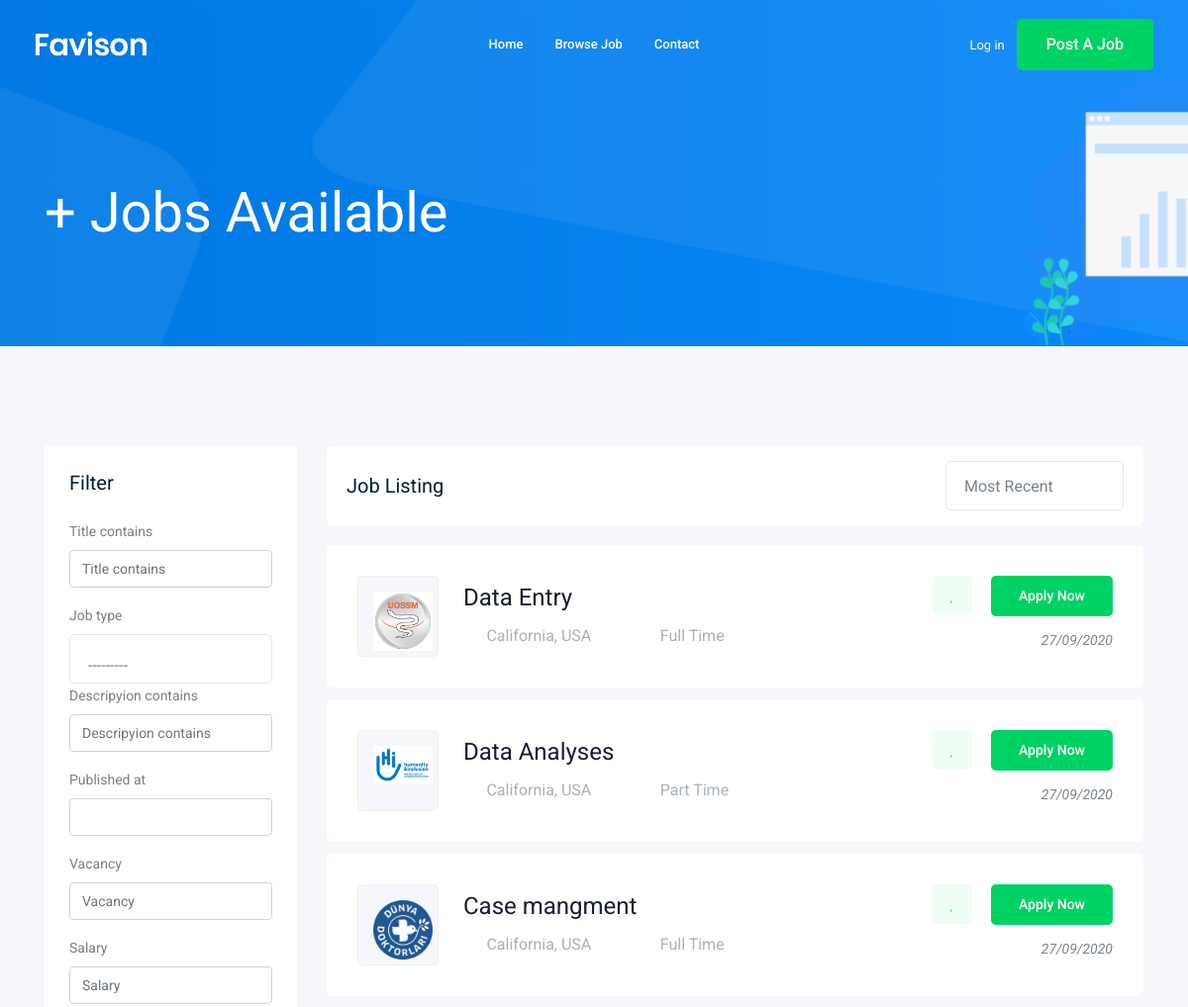
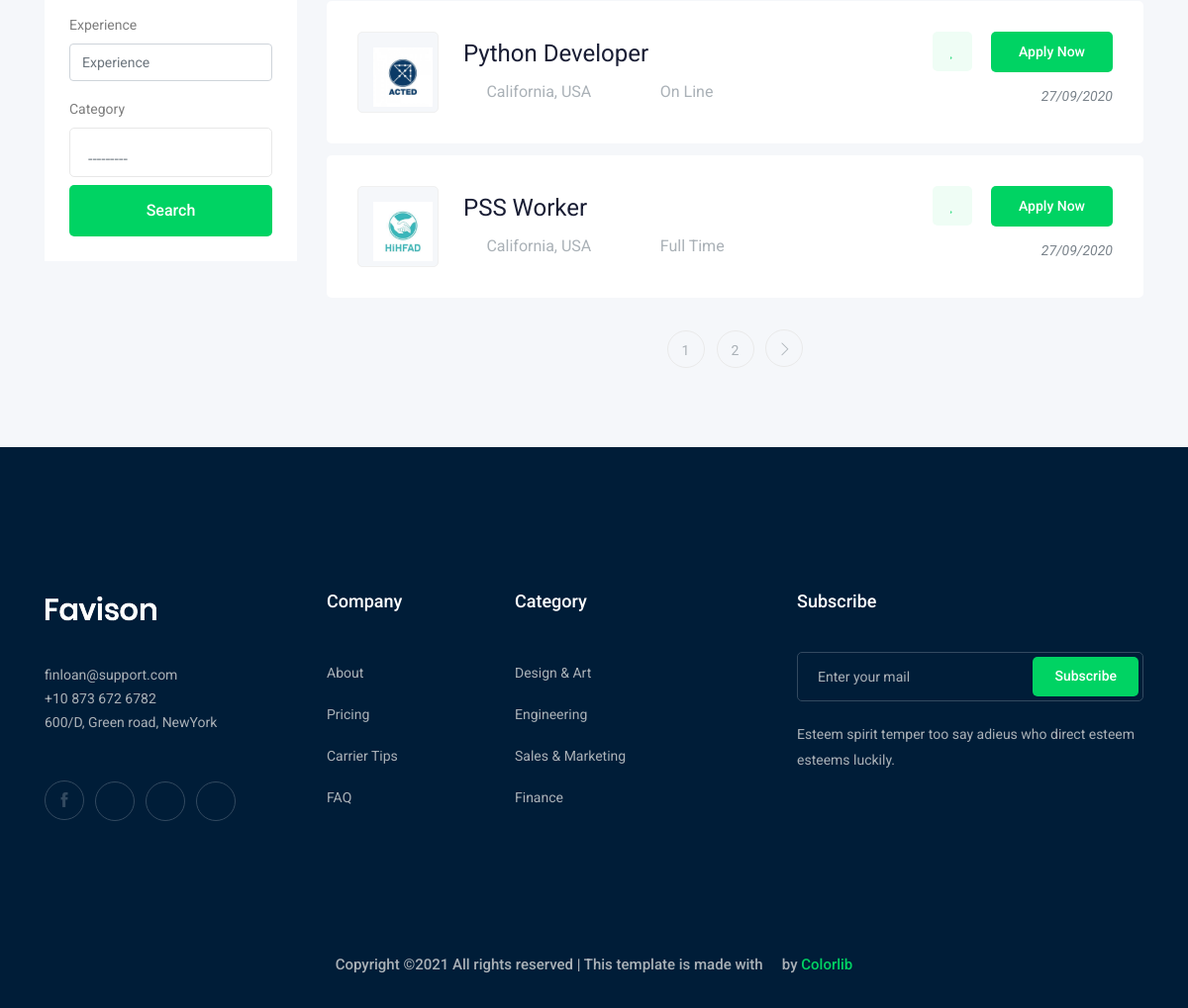
Screenshot of /jobs/ with the database file from the repository (2 pictures, top to bottom).
### job/models.py (models this page shows, shortened)
class Job(models.Model):  #tabdle
    onwer = models.ForeignKey(User, on_delete=models.CASCADE,related_name='onwer_job')
    title = models.CharField(max_length=100) #column
    job_type = models.CharField(max_length=20 , choices= Job_Type)
    descripyion = models.TextField(max_length=1000)
    published_at = models.DateTimeField(auto_now=True)
    Vacancy = models.IntegerField(default=1)
    salary = models.IntegerField(default=0)
    experience = models.IntegerField(default=1)
    category = models.ForeignKey('Category',on_delete=models.CASCADE)
    image = models.ImageField(upload_to=image_upload)
    slug = models.SlugField(blank=True , null= True)

### job/views.py (the view)
# urls.py: path('',views.job_list ,name='job_list'),
def job_list(request):
    job_list = Job.objects.all()
    myfilter = JobFilters(request.GET,queryset=job_list)
    job_list = myfilter.qs
    paginator = Paginator(job_list, 5) # Show 25 contacts per page.
    page_number = request.GET.get('page')
    page_obj = paginator.get_page(page_number)
    context={'jobs': page_obj ,'myfilter':myfilter}
    return render(request,'job/job_list.html',context)

### job/models.py (called while the page is built)
    def __str__(self):
        return self.Name

### job/templates/job/job_list.html (shortened to what this page needs)
{% extends "base.html" %}
{% load bootstrap4 %}
  {% block body %}
    <div class="bradcam_area bradcam_bg_1">
        <div class="container">
            <div class="row">
                <div class="col-xl-12">
                    <div class="bradcam_text">
                        <h3>{{jobs.count}}+ Jobs Available</h3>
                    </div>
                </div>
            </div>
        </div>
    </div>
    <div class="job_listing_area plus_padding">
        <div class="container">
            <div class="row">
                <div class="col-lg-3">
                    <div class="job_filter white-bg">
                        <div class="form_inner white-bg">
                            <h3>Filter</h3>
                            <form method="GET">
                               {% bootstrap_form myfilter.form %}
                               <input type="submit" value="search" class="boxed-btn3 w-100 mt-2">
                            </form>
                        </div>
                    </div>
                </div>
                <div class="col-lg-9">
                    <div class="recent_joblist_wrap">
                        <div class="recent_joblist white-bg ">
                            <div class="row align-items-center">
                                <div class="col-md-6">
                                    <h4>Job Listing</h4>
                                </div>
                                <div class="col-md-6">
                                    <div class="serch_cat d-flex justify-content-end">
                                    </div>
                                </div>
                            </div>
                        </div>
                    </div>
                    <div class="job_lists m-0">
                        <div class="row">
                        {% for job in jobs %}
                            <div class="col-lg-12 col-md-12">
                                <div class="single_jobs white-bg d-flex justify-content-between">
                                    <div class="jobs_left d-flex align-items-center">
                                        <div class="thumb">
                                            <img src="{{job.image.url}}" alt=""  style="max-width:60px;">
                                        </div>
                                        <div class="jobs_conetent">
                                            <a href="{% url 'joburl:job_detailurl' job.id%}"><h4>{{job.title}}</h4></a>
                                            <div class="links_locat d-flex align-items-center">
                                                <div class="location">
                                                    <p> <i class="fa fa-map-marker"></i> California, USA</p>
                                                </div>
                                                <div class="location">
                                                    <p> <i class="fa fa-clock-o"></i>{{job.job_type}}</p>
                                                </div>
                                            </div>
                                        </div>
                                    </div>
                                    <div class="jobs_right">
                                        <div class="apply_now">
                                            <a class="heart_mark" href="#"> <i class="fa fa-heart"></i> </a>
                                            <a href="{% url 'joburl:job_detailurl' job.id%}" class="boxed-btn3">Apply Now</a>
                                        </div>
                                        <div class="date">
                                            <p>{{job.published_at| date:'d/m/o'}}</p>
                                        </div>
                                    </div>
                                </div>
                            </div>
                        {%endfor %}
                        </div>
                        {% if  jobs.has_other_pages%}
                         <div class="row">
                            <div class="col-lg-12">
                                <div class="pagination_wrap">
                                    <ul>
                                        {%for i in jobs.paginator.page_range%}
                                        <li><a href="?page={{i}}"><span>{{i}}</span></a></li>
                                        {%endfor %}
                                        {% if jobs.has_next %}
                                        <li><a href="?page={{jobs.next_page_number}}"> <i class="ti-angle-right"></i> </a></li>
                                        {% endif %}
                                    </ul>
                                </div>
                            </div>
                        </div>
                         {% endif %}
                    </div>
                </div>
            </div>
        </div>
    </div>
  {% endblock body %}

### rows the page displays
Job: image (picture), title "Data Entry", job_type "Full Time", published_at "27/09/2020"
Job: image (picture), title "Data Analyses", job_type "Part Time", published_at "27/09/2020"
Job: image (placeholder picture), title "Case mangment", job_type "Full Time", published_at "27/09/2020"
Job: image (placeholder picture), title "Python Developer", job_type "On Line", published_at "27/09/2020"
Job: image (picture), title "PSS Worker", job_type "Full Time", published_at "27/09/2020"

### other values shown
{{ i }} "1" "2"
